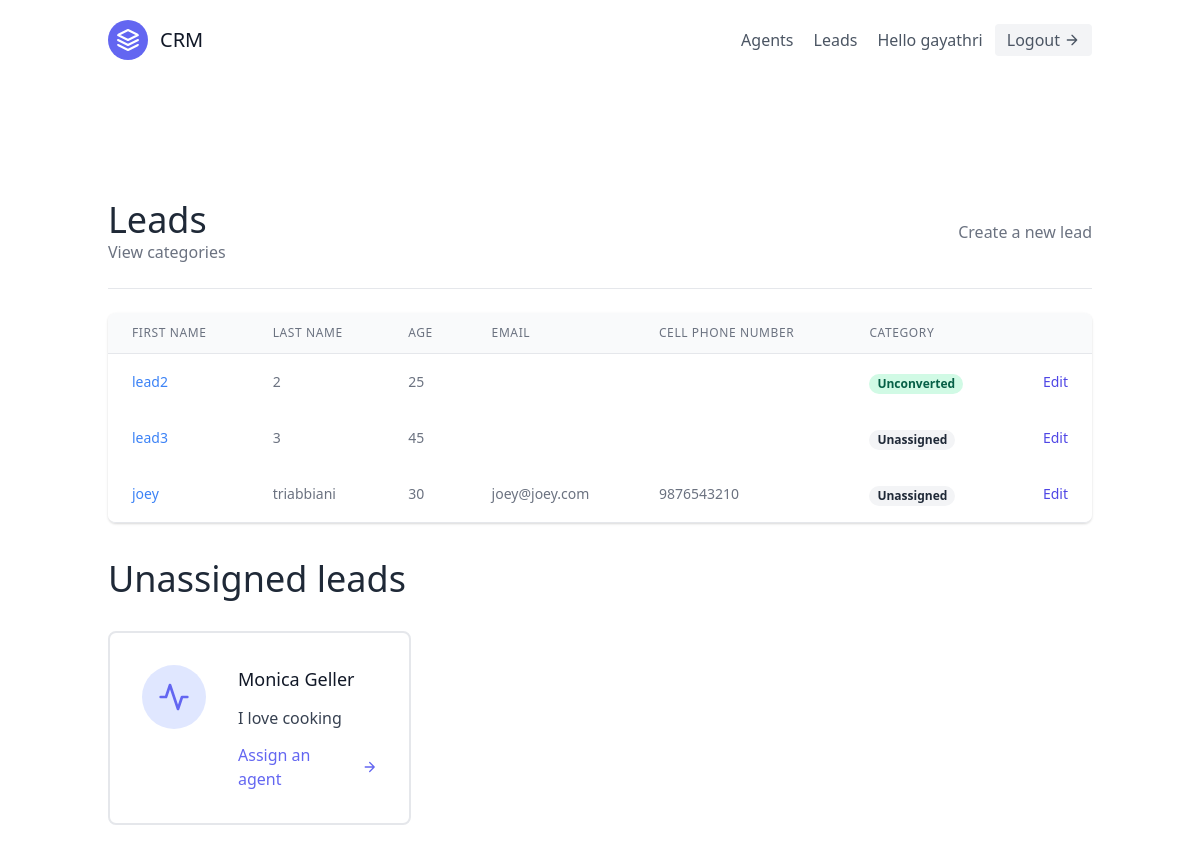
Screenshot of /leads/ (signed in) with the database file from the repository.
### leads/models.py (models this page shows, shortened)
class User(AbstractUser):
    is_organiser = models.BooleanField(default=True)
    is_agent = models.BooleanField(default=False)

class Lead(models.Model):
    first_name = models.CharField(max_length=20)
    last_name = models.CharField(max_length=20)
    age = models.IntegerField(default=0)
    organisation = models.ForeignKey(UserProfile, on_delete=models.CASCADE )
    agent = models.ForeignKey(Agent , on_delete = models.SET_NULL, blank=True, null= True)
    description = models.TextField()
    date_added = models.DateTimeField(auto_now_add = True)
    phone_number = models.CharField(max_length=20)
    email = models.EmailField()
    category = models.ForeignKey("Category" ,related_name= "leads", on_delete=models.SET_NULL, null = True , blank = True)

class Category(models.Model):
    name = models.CharField(max_length=30)
    organisation = models.ForeignKey(UserProfile, on_delete=models.CASCADE)

### leads/views.py (the view)
# urls.py: path('', LeadListView.as_view(), name = "lead-list"),
class LeadListView(LoginRequiredMixin, ListView):
    template_name = "leads/lead_list.html"
    context_object_name = "leads"
    def get_queryset(self):
        user = self.request.user
        if user.is_organiser:
            queryset = Lead.objects.filter(
                organisation = user.userprofile ,
                agent__isnull =  False
                )
        else:
            queryset = Lead.objects.filter(
                organisation = user.agent.organisation,
                agent__isnull = False
                )
            queryset = queryset.filter(agent__user = user)
        return queryset
    def get_context_data(self, **kwargs):
        user = self.request.user
        context = super(LeadListView,self).get_context_data(**kwargs)
        if user.is_organiser:
            queryset = Lead.objects.filter(
                organisation =  user.userprofile,
             agent__isnull = True
             )
            context.update({
                "unassigned_leads": queryset
            }
            )
        return context

### leads/templates/leads/lead_list.html (shortened to what this page needs)
{% extends "base.html" %}
{% block content %}
<section class="text-gray-700 body-font">
    <div class="container px-5 py-24 mx-auto flex flex-wrap">
        <div class="w-full mb-6 py-6 flex justify-between items-center border-b border-gray-200">
            <div>
                <h1 class="text-4xl text-gray-800">Leads</h1>
                <a class="text-gray-500 hover:text-blue-500" href="{% url 'leads:category-list' %}">
                    View categories
                </a>
            </div>
            {% if request.user.is_organiser %}
            <div>
                <a class="text-gray-500 hover:text-blue-500" href="{% url 'leads:lead-create' %}">
                    Create a new lead
                </a>
            </div>
            {% endif %}
        </div>
        <div class="flex flex-col w-full">
            <div class="-my-2 overflow-x-auto sm:-mx-6 lg:-mx-8">
            <div class="py-2 align-middle inline-block min-w-full sm:px-6 lg:px-8">
                <div class="shadow overflow-hidden border-b border-gray-200 sm:rounded-lg">
                <table class="min-w-full divide-y divide-gray-200">
                    <thead class="bg-gray-50">
                        <tr>
                            <th scope="col" class="px-6 py-3 text-left text-xs font-medium text-gray-500 uppercase tracking-wider">
                            First Name
                            </th>
                            <th scope="col" class="px-6 py-3 text-left text-xs font-medium text-gray-500 uppercase tracking-wider">
                            Last Name
                            </th>
                            <th scope="col" class="px-6 py-3 text-left text-xs font-medium text-gray-500 uppercase tracking-wider">
                            Age
                            </th>
                            <th scope="col" class="px-6 py-3 text-left text-xs font-medium text-gray-500 uppercase tracking-wider">
                            Email
                            </th>
                            <th scope="col" class="px-6 py-3 text-left text-xs font-medium text-gray-500 uppercase tracking-wider">
                            Cell Phone Number
                            </th>
                            <th scope="col" class="px-6 py-3 text-left text-xs font-medium text-gray-500 uppercase tracking-wider">
                            Category
                            </th>
                            <th scope="col" class="relative px-6 py-3">
                            </th>
                        </tr>
                    </thead>
                    <tbody>
                        {% for lead in leads %}
                            <tr class="bg-white">
                                <td class="px-6 py-4 whitespace-nowrap text-sm font-medium text-gray-900">
                                    <a class="text-blue-500 hover:text-blue-800" href="{% url 'leads:lead-detail' lead.pk %}">{{ lead.first_name }}</a>
                                </td>
                                <td class="px-6 py-4 whitespace-nowrap text-sm text-gray-500">
                                    {{ lead.last_name }}
                                </td>
                                <td class="px-6 py-4 whitespace-nowrap text-sm text-gray-500">
                                    {{ lead.age }}
                                </td>
                                <td class="px-6 py-4 whitespace-nowrap text-sm text-gray-500">
                                    {{ lead.email }}
                                </td>
                                <td class="px-6 py-4 whitespace-nowrap text-sm text-gray-500">
                                    {{ lead.phone_number }}
                                </td>
                                <td class="px-6 py-4 whitespace-nowrap">
                                    {% if lead.category %}
                                        <span class="px-2 inline-flex text-xs leading-5 font-semibold rounded-full bg-green-100 text-green-800">
                                            {{ lead.category.name }}
                                        </span>
                                    {% else %}
                                        <span class="px-2 inline-flex text-xs leading-5 font-semibold rounded-full bg-gray-100 text-gray-800">
                                            Unassigned
                                        </span>
                                    {% endif %}
                                </td>
                                <td class="px-6 py-4 whitespace-nowrap text-right text-sm font-medium">
                                    <a href="{% url 'leads:lead-update' lead.pk %}" class="text-indigo-600 hover:text-indigo-900">
                                        Edit
                                    </a>
                                </td>
                            </tr>
                        {% empty %}
                        <p>There are currently no leads</p>
                        {% endfor %}
                    </tbody>
                </table>
                </div>
            </div>
            </div>
        </div>
        {% if unassigned_leads.exists %}
            <div class="mt-5 flex flex-wrap -m-4">
                <div class="p-4 w-full">
                    <h1 class="text-4xl text-gray-800">Unassigned leads</h1>
                </div>
                {% for lead in unassigned_leads %}
                <div class="p-4 lg:w-1/2 md:w-full">
                    <div class="flex border-2 rounded-lg border-gray-200 p-8 sm:flex-row flex-col">
                        <div class="w-16 h-16 sm:mr-8 sm:mb-0 mb-4 inline-flex items-center justify-center rounded-full bg-indigo-100 text-indigo-500 flex-shrink-0">
                            <svg fill="none" stroke="currentColor" stroke-linecap="round" stroke-linejoin="round" stroke-width="2" class="w-8 h-8" viewBox="0 0 24 24">
                                <path d="M22 12h-4l-3 9L9 3l-3 9H2"></path>
                            </svg>
                        </div>
                        <div class="flex-grow">
                            <h2 class="text-gray-900 text-lg title-font font-medium mb-3">
                                {{ lead.first_name }} {{ lead.last_name }}
                            </h2>
                            <p class="leading-relaxed text-base">
                                {{ lead.description }}
                            </p>
                            <a href="{% url 'leads:assign-agent' lead.pk %}" class="mt-3 text-indigo-500 inline-flex items-center">
                                Assign an agent
                                <svg fill="none" stroke="currentColor" stroke-linecap="round" stroke-linejoin="round" stroke-width="2" class="w-4 h-4 ml-2" viewBox="0 0 24 24">
                                    <path d="M5 12h14M12 5l7 7-7 7"></path>
                                </svg>
                            </a>
                        </div>
                    </div>
                </div>
                {% endfor %}
            </div>
        {% endif %}
    </div>
</section>
{% endblock content %}

### templates/navbar.html (shortened to what this page needs)
<header class="text-gray-600 body-font">
    <div class="container mx-auto flex flex-wrap p-5 flex-col md:flex-row items-center">
      <a class="flex title-font font-medium items-center text-gray-900 mb-4 md:mb-0">
        <svg xmlns="http://www.w3.org/2000/svg" fill="none" stroke="currentColor" stroke-linecap="round" stroke-linejoin="round" stroke-width="2" class="w-10 h-10 text-white p-2 bg-indigo-500 rounded-full" viewBox="0 0 24 24">
          <path d="M12 2L2 7l10 5 10-5-10-5zM2 17l10 5 10-5M2 12l10 5 10-5"></path>
        </svg>
        <span class="ml-3 text-xl">CRM</span>
      </a>
      <nav class="md:ml-auto flex flex-wrap items-center text-base justify-center">
        {% if not request.user.is_authenticated %}
        <a href = "{% url 'signup' %}" class="mr-5 hover:text-gray-900">Sign Up</a>
        {% else %}
        {% if request.user.is_organiser %}
        <a href = "{% url 'agents:agent-list' %}" class="mr-5 hover:text-gray-900">Agents</a>
        {% endif %}
        <a href = "{% url 'leads:lead-list' %}" class="mr-5 hover:text-gray-900">Leads</a>
        {% endif %}
      </nav>
      {% if request.user.is_authenticated %}
      <p>Hello {{ request.user.username }}</p>
      <a href = "{% url 'logout' %}" class="ml-3 inline-flex items-center bg-gray-100 border-0 py-1 px-3 focus:outline-none hover:bg-gray-200 rounded text-base mt-4 md:mt-0">
        Logout
      <svg fill="none" stroke="currentColor" stroke-linecap="round" stroke-linejoin="round" stroke-width="2" class="w-4 h-4 ml-1" viewBox="0 0 24 24">
        <path d="M5 12h14M12 5l7 7-7 7"></path>
      </svg>
  </a>
    {% endif %}
    </div>
  </header>

### rows the page displays
User: user.username "gayathri"
Lead: first_name "lead2", last_name "2", age "25", category.name "Unconverted"
Lead: first_name "lead3", last_name "3", age "45", shows "Unassigned"
Lead: first_name "joey", last_name "triabbiani", age "30", email "joey@joey.com", phone_number "9876543210", shows "Unassigned"
Lead: first_name "Monica", last_name "Geller", description "I love cooking"
